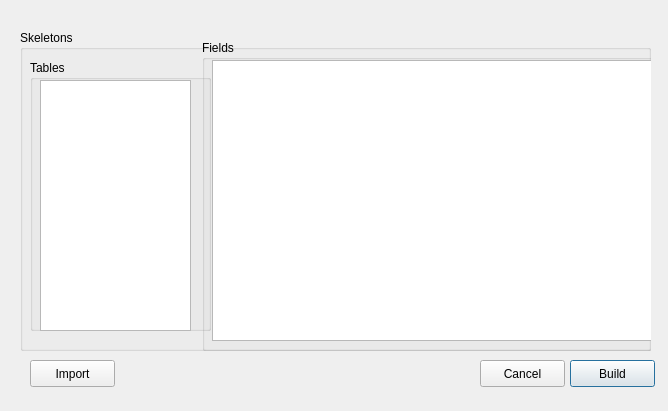
<?xml version="1.0" encoding="UTF-8"?>
<ui version="4.0">
 <class>QRadGui</class>
 <widget class="QDialog" name="QRadGui">
  <property name="geometry">
   <rect>
    <x>0</x>
    <y>0</y>
    <width>668</width>
    <height>411</height>
   </rect>
  </property>
  <property name="windowTitle">
   <string>Dialog</string>
  </property>
  <widget class="QGroupBox" name="groupBox">
   <property name="geometry">
    <rect>
     <x>20</x>
     <y>30</y>
     <width>631</width>
     <height>321</height>
    </rect>
   </property>
   <property name="title">
    <string>Skeletons</string>
   </property>
   <widget class="QGroupBox" name="groupBox_2">
    <property name="geometry">
     <rect>
      <x>182</x>
      <y>10</y>
      <width>460</width>
      <height>311</height>
     </rect>
    </property>
    <property name="title">
     <string>Fields</string>
    </property>
    <widget class="QTableView" name="tableView">
     <property name="geometry">
      <rect>
       <x>10</x>
       <y>20</y>
       <width>440</width>
       <height>281</height>
      </rect>
     </property>
    </widget>
   </widget>
   <widget class="QGroupBox" name="groupBox_3">
    <property name="geometry">
     <rect>
      <x>10</x>
      <y>30</y>
      <width>181</width>
      <height>271</height>
     </rect>
    </property>
    <property name="title">
     <string>Tables</string>
    </property>
    <widget class="QTableView" name="tableViewTables">
     <property name="geometry">
      <rect>
       <x>10</x>
       <y>20</y>
       <width>151</width>
       <height>251</height>
      </rect>
     </property>
    </widget>
   </widget>
  </widget>
  <widget class="QPushButton" name="PshBtnBuild">
   <property name="geometry">
    <rect>
     <x>570</x>
     <y>360</y>
     <width>85</width>
     <height>27</height>
    </rect>
   </property>
   <property name="text">
    <string>Build</string>
   </property>
  </widget>
  <widget class="QPushButton" name="PshBtnCancel">
   <property name="geometry">
    <rect>
     <x>480</x>
     <y>360</y>
     <width>85</width>
     <height>27</height>
    </rect>
   </property>
   <property name="text">
    <string>Cancel</string>
   </property>
  </widget>
  <widget class="QPushButton" name="PshBtnImport">
   <property name="geometry">
    <rect>
     <x>30</x>
     <y>360</y>
     <width>85</width>
     <height>27</height>
    </rect>
   </property>
   <property name="text">
    <string>Import</string>
   </property>
  </widget>
 </widget>
 <resources/>
 <connections/>
</ui>
